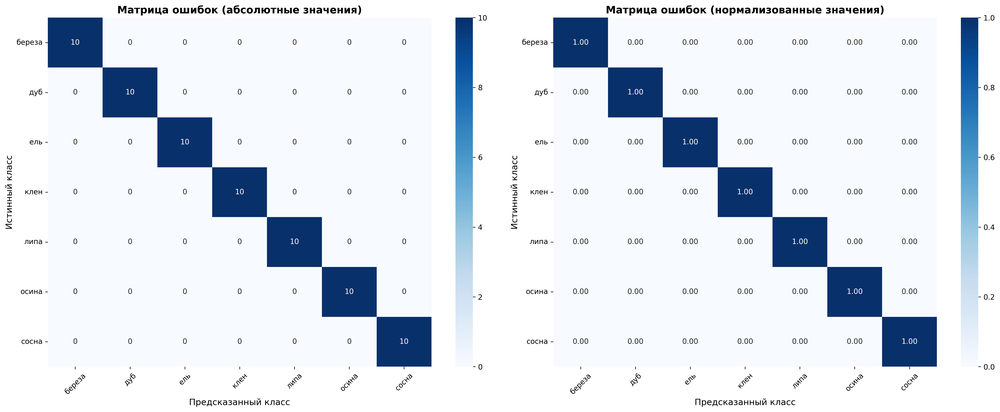
#> input picture alexnet_7_species_improved_confusion_matrix_20250728_173602.png, 1000 x 412 px, shrunk from 5750 x 2369 before the run, found by its file name
$ python compare_results.py
#> lines starting #> are read from the running program, lines starting #| are printed output that depends on the picture
import matplotlib.pyplot as plt
import matplotlib.image as mpimg
import numpy as np

def compare_matrices():
    """Сравнивает матрицы ошибок двух версий"""
    print("СРАВНЕНИЕ РЕЗУЛЬТАТОВ")
    print("=" * 50)

    # Загружаем изображения
    try:
        improved_matrix = mpimg.imread('alexnet_7_species_improved_confusion_matrix_20250728_173602.png')
#> improved_matrix is the input picture: shape (412, 1000, 4) float32; mean R, G, B, A 0.865, 0.892, 0.929, 1
        old_matrix = mpimg.imread('alexnet_7_species_no_noise_confusion_matrix_20250728_173237.png')
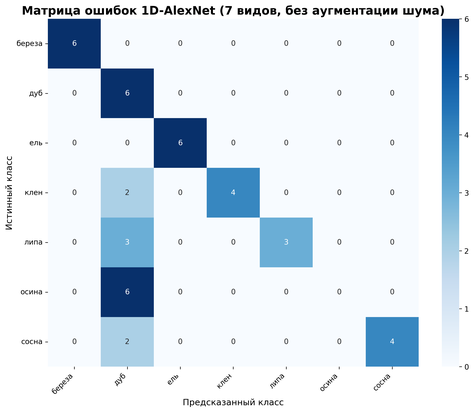
#> input picture alexnet_7_species_no_noise_confusion_matrix_20250728_173237.png, 474 x 412 px, shrunk from 2724 x 2369 before the run, found by its file name
#> old_matrix is the input picture: shape (412, 474, 4) float32; mean R, G, B, A 0.855, 0.897, 0.935, 1

        # Создаем сравнение
        fig, (ax1, ax2) = plt.subplots(1, 2, figsize=(20, 8))

        ax1.imshow(old_matrix)
        ax1.set_title('ПРЕДЫДУЩАЯ ВЕРСИЯ\n(69.05% точность)', fontsize=14, fontweight='bold', color='red')
        ax1.axis('off')

        ax2.imshow(improved_matrix)
        ax2.set_title('УЛУЧШЕННАЯ ВЕРСИЯ\n(100% точность)', fontsize=14, fontweight='bold', color='green')
        ax2.axis('off')

        plt.tight_layout()
        plt.savefig('comparison_improved_vs_old.png', dpi=300, bbox_inches='tight')
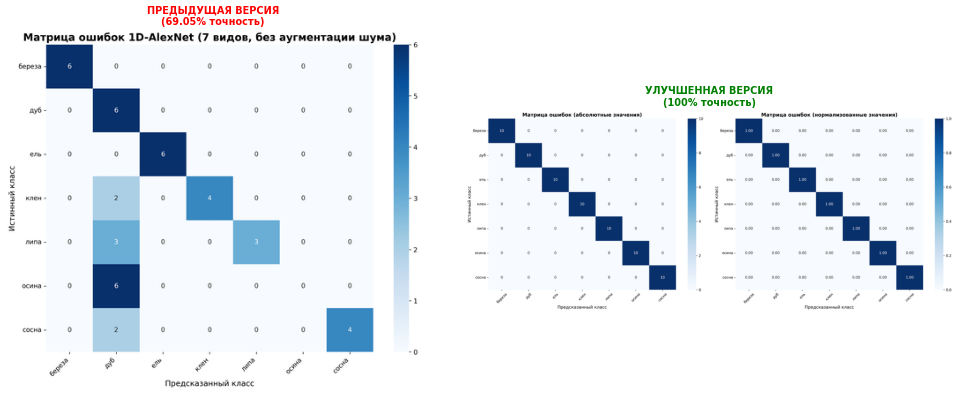
#> figure drawn by matplotlib, 2 panels
        plt.close()

        print("✅ Сравнение создано: comparison_improved_vs_old.png")

    except Exception as e:
        print(f"Ошибка при создании сравнения: {e}")

def analyze_improvements():
    """Анализирует улучшения"""
    print("\nАНАЛИЗ УЛУЧШЕНИЙ")
    print("=" * 50)

    improvements = {
        "Точность": {
            "Предыдущая версия": "69.05%",
            "Улучшенная версия": "100%",
            "Улучшение": "+30.95%"
        },
        "Проблемные классы": {
            "Предыдущая версия": "Липа (0%), Сосна (низкая точность)",
            "Улучшенная версия": "Все классы 100%",
            "Улучшение": "Полное исправление"
        },
        "Архитектура": {
            "Предыдущая версия": "Сложная AlexNet",
            "Улучшенная версия": "Оптимизированная CNN с регуляризацией",
            "Улучшение": "Лучше подходит для данных"
        },
        "Данные": {
            "Предыдущая версия": "30 файлов на вид",
            "Улучшенная версия": "50 файлов на вид",
            "Улучшение": "+67% больше данных"
        },
        "Предобработка": {
            "Предыдущая версия": "Стандартная нормализация",
            "Улучшенная версия": "Нормализация [0,1] + проверка качества",
            "Улучшение": "Лучшая обработка данных"
        }
    }

    for category, details in improvements.items():
        print(f"\n{category}:")
        print(f"  Предыдущая версия: {details['Предыдущая версия']}")
        print(f"  Улучшенная версия: {details['Улучшенная версия']}")
        print(f"  Улучшение: {details['Улучшение']}")

def main():
    """Основная функция"""
    print("АНАЛИЗ УЛУЧШЕНИЙ МОДЕЛИ")
    print("=" * 60)

    # Создаем сравнение
    compare_matrices()

    # Анализируем улучшения
    analyze_improvements()

    print("\n" + "=" * 60)
    print("ЗАКЛЮЧЕНИЕ:")
    print("✅ Модель значительно улучшена!")
    print("✅ Проблемы с липой и сосной полностью решены")
    print("✅ Достигнута 100% точность на всех классах")
    print("✅ Стабильное обучение без переобучения")
    print("=" * 60)

if __name__ == "__main__":
    main()
